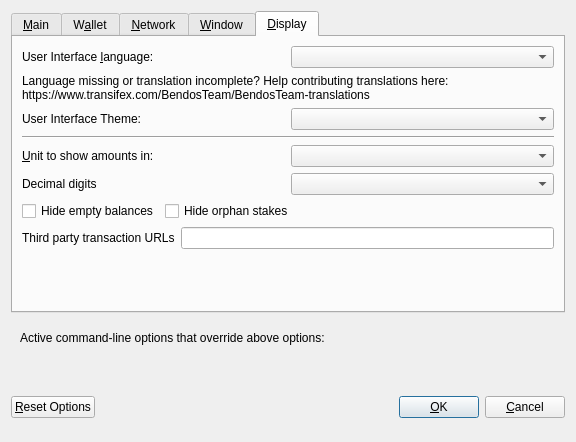
<?xml version="1.0" encoding="UTF-8"?>
<ui version="4.0">
 <class>OptionsDialog</class>
 <widget class="QDialog" name="OptionsDialog">
  <property name="geometry">
   <rect>
    <x>0</x>
    <y>0</y>
    <width>576</width>
    <height>442</height>
   </rect>
  </property>
  <property name="windowTitle">
   <string>Options</string>
  </property>
  <property name="modal">
   <bool>true</bool>
  </property>
  <layout class="QVBoxLayout" name="verticalLayout">
   <item>
    <widget class="QTabWidget" name="tabWidget">
     <property name="currentIndex">
      <number>4</number>
     </property>
     <widget class="QWidget" name="tabMain">
      <attribute name="title">
       <string>&amp;Main</string>
      </attribute>
      <layout class="QVBoxLayout" name="verticalLayout_Main">
       <item>
        <widget class="QCheckBox" name="bitcoinAtStartup">
         <property name="toolTip">
          <string>Automatically start BDS after logging in to the system.</string>
         </property>
         <property name="text">
          <string>&amp;Start BDS on system login</string>
         </property>
        </widget>
       </item>
       <item>
        <layout class="QHBoxLayout" name="horizontalLayout_2_Main">
         <item>
          <widget class="QLabel" name="databaseCacheLabel">
           <property name="text">
            <string>Size of &amp;database cache</string>
           </property>
           <property name="textFormat">
            <enum>Qt::PlainText</enum>
           </property>
           <property name="buddy">
            <cstring>databaseCache</cstring>
           </property>
          </widget>
         </item>
         <item>
          <widget class="QSpinBox" name="databaseCache"/>
         </item>
         <item>
          <widget class="QLabel" name="databaseCacheUnitLabel">
           <property name="text">
            <string>MB</string>
           </property>
           <property name="textFormat">
            <enum>Qt::PlainText</enum>
           </property>
          </widget>
         </item>
         <item>
          <spacer name="horizontalSpacer_2_Main">
           <property name="orientation">
            <enum>Qt::Horizontal</enum>
           </property>
           <property name="sizeHint" stdset="0">
            <size>
             <width>40</width>
             <height>20</height>
            </size>
           </property>
          </spacer>
         </item>
        </layout>
       </item>
       <item>
        <layout class="QHBoxLayout" name="horizontalLayout_3_Main">
         <item>
          <widget class="QLabel" name="threadsScriptVerifLabel">
           <property name="text">
            <string>Number of script &amp;verification threads</string>
           </property>
           <property name="textFormat">
            <enum>Qt::PlainText</enum>
           </property>
           <property name="buddy">
            <cstring>threadsScriptVerif</cstring>
           </property>
          </widget>
         </item>
         <item>
          <widget class="QSpinBox" name="threadsScriptVerif">
           <property name="toolTip">
            <string>(0 = auto, &lt;0 = leave that many cores free)</string>
           </property>
          </widget>
         </item>
         <item>
          <spacer name="horizontalSpacer_3_Main">
           <property name="orientation">
            <enum>Qt::Horizontal</enum>
           </property>
           <property name="sizeHint" stdset="0">
            <size>
             <width>40</width>
             <height>20</height>
            </size>
           </property>
          </spacer>
         </item>
        </layout>
       </item>
       <item>
        <spacer name="verticalSpacer_2">
         <property name="orientation">
          <enum>Qt::Vertical</enum>
         </property>
         <property name="sizeHint" stdset="0">
          <size>
           <width>20</width>
           <height>40</height>
          </size>
         </property>
        </spacer>
       </item>
       <item>
        <layout class="QHBoxLayout" name="horiz-autominting-layout">
         <item>
          <widget class="QCheckBox" name="checkBoxZeromintEnable">
           <property name="toolTip">
            <string>Enable automatic minting of BDS units to zBDS</string>
           </property>
           <property name="layoutDirection">
            <enum>Qt::LeftToRight</enum>
           </property>
           <property name="text">
            <string>Enable zBDS Automint</string>
           </property>
          </widget>
         </item>
         <item>
          <widget class="QCheckBox" name="checkBoxZeromintAddresses">
           <property name="toolTip">
            <string>Enable automatic zBDS minting from specific addresses</string>
           </property>
           <property name="layoutDirection">
            <enum>Qt::LeftToRight</enum>
           </property>
           <property name="text">
            <string>Enable Automint Addresses</string>
           </property>
          </widget>
         </item>
        </layout>
       </item>
       <item>
        <layout class="QHBoxLayout" name="horizontalLayout_3">
         <item>
          <widget class="QLabel" name="percentage_label">
           <property name="toolTip">
            <string>Percentage of incoming BDS which get automatically converted to zBDS via Zerocoin Protocol (min: 10%)</string>
           </property>
           <property name="text">
            <string>Percentage of autominted zBDS</string>
           </property>
          </widget>
         </item>
         <item>
          <widget class="QSpinBox" name="zeromintPercentage">
           <property name="minimum">
            <number>1</number>
           </property>
           <property name="maximum">
            <number>100</number>
           </property>
          </widget>
         </item>
        </layout>
       </item>
       <item>
        <layout class="QHBoxLayout" name="horizontalLayout" stretch="0,0">
         <property name="sizeConstraint">
          <enum>QLayout::SetFixedSize</enum>
         </property>
         <item>
          <widget class="QLabel" name="labelPreferredDenom">
           <property name="maximumSize">
            <size>
             <width>16777215</width>
             <height>16777215</height>
            </size>
           </property>
           <property name="toolTip">
            <string>Wait with automatic conversion to Zerocoin until enough BDS for this denomination is available</string>
           </property>
           <property name="text">
            <string>Preferred Automint zBDS Denomination</string>
           </property>
          </widget>
         </item>
         <item>
          <widget class="QComboBox" name="preferredDenom">
           <property name="maximumSize">
            <size>
             <width>16777215</width>
             <height>27</height>
            </size>
           </property>
           <property name="toolTip">
            <string>Wait with automatic conversion to Zerocoin until enough BDS for this denomination is available</string>
           </property>
           <property name="maxVisibleItems">
            <number>9</number>
           </property>
           <property name="maxCount">
            <number>9</number>
           </property>
          </widget>
         </item>
        </layout>
       </item>
      </layout>
     </widget>
     <widget class="QWidget" name="tabWallet">
      <attribute name="title">
       <string>W&amp;allet</string>
      </attribute>
      <layout class="QVBoxLayout" name="verticalLayout_Wallet">
       <item>
        <layout class="QHBoxLayout" name="horizontalLayout_2_Wallet">
         <item>
          <widget class="QLabel" name="labelStakeSplitThresholdText">
           <property name="text">
            <string>Stake split threshold:</string>
           </property>
          </widget>
         </item>
         <item>
          <widget class="QSpinBox" name="spinBoxStakeSplitThreshold">
           <property name="minimum">
            <number>1</number>
           </property>
           <property name="maximum">
            <number>999999</number>
           </property>
          </widget>
         </item>
        </layout>
       </item>
       <item>
        <widget class="QGroupBox" name="groupBox">
         <property name="title">
          <string>Expert</string>
         </property>
         <layout class="QVBoxLayout" name="verticalLayout_2">
          <item>
           <widget class="QCheckBox" name="coinControlFeatures">
            <property name="toolTip">
             <string>Whether to show coin control features or not.</string>
            </property>
            <property name="text">
             <string>Enable coin &amp;control features</string>
            </property>
           </widget>
          </item>
          <item>
           <widget class="QCheckBox" name="showMasternodesTab">
            <property name="toolTip">
             <string>Show additional tab listing all your masternodes in first sub-tab&lt;br/&gt;and all masternodes on the network in second sub-tab.</string>
            </property>
            <property name="text">
             <string>Show Masternodes Tab</string>
            </property>
           </widget>
          </item>
          <item>
           <widget class="QCheckBox" name="spendZeroConfChange">
            <property name="toolTip">
             <string>If you disable the spending of unconfirmed change, the change from a transaction&lt;br/&gt;cannot be used until that transaction has at least one confirmation.&lt;br/&gt;This also affects how your balance is computed.</string>
            </property>
            <property name="text">
             <string>&amp;Spend unconfirmed change</string>
            </property>
           </widget>
          </item>
         </layout>
        </widget>
       </item>
       <item>
        <spacer name="verticalSpacer_Wallet">
         <property name="orientation">
          <enum>Qt::Vertical</enum>
         </property>
         <property name="sizeHint" stdset="0">
          <size>
           <width>20</width>
           <height>40</height>
          </size>
         </property>
        </spacer>
       </item>
      </layout>
     </widget>
     <widget class="QWidget" name="tabNetwork">
      <attribute name="title">
       <string>&amp;Network</string>
      </attribute>
      <layout class="QVBoxLayout" name="verticalLayout_Network">
       <item>
        <widget class="QCheckBox" name="mapPortUpnp">
         <property name="toolTip">
          <string>Automatically open the BDS client port on the router. This only works when your router supports UPnP and it is enabled.</string>
         </property>
         <property name="text">
          <string>Map port using &amp;UPnP</string>
         </property>
        </widget>
       </item>
       <item>
        <widget class="QCheckBox" name="allowIncoming">
         <property name="toolTip">
          <string>Accept connections from outside</string>
         </property>
         <property name="text">
          <string>Allow incoming connections</string>
         </property>
        </widget>
       </item>
       <item>
        <widget class="QCheckBox" name="connectSocks">
         <property name="toolTip">
          <string>Connect to the BDS network through a SOCKS5 proxy.</string>
         </property>
         <property name="text">
          <string>&amp;Connect through SOCKS5 proxy (default proxy):</string>
         </property>
        </widget>
       </item>
       <item>
        <layout class="QHBoxLayout" name="horizontalLayout_1_Network">
         <item>
          <widget class="QLabel" name="proxyIpLabel">
           <property name="text">
            <string>Proxy &amp;IP:</string>
           </property>
           <property name="textFormat">
            <enum>Qt::PlainText</enum>
           </property>
           <property name="buddy">
            <cstring>proxyIp</cstring>
           </property>
          </widget>
         </item>
         <item>
          <widget class="QValidatedLineEdit" name="proxyIp">
           <property name="minimumSize">
            <size>
             <width>140</width>
             <height>0</height>
            </size>
           </property>
           <property name="maximumSize">
            <size>
             <width>140</width>
             <height>16777215</height>
            </size>
           </property>
           <property name="toolTip">
            <string>IP address of the proxy (e.g. IPv4: 127.0.0.1 / IPv6: ::1)</string>
           </property>
          </widget>
         </item>
         <item>
          <widget class="QLabel" name="proxyPortLabel">
           <property name="text">
            <string>&amp;Port:</string>
           </property>
           <property name="textFormat">
            <enum>Qt::PlainText</enum>
           </property>
           <property name="buddy">
            <cstring>proxyPort</cstring>
           </property>
          </widget>
         </item>
         <item>
          <widget class="QLineEdit" name="proxyPort">
           <property name="minimumSize">
            <size>
             <width>55</width>
             <height>0</height>
            </size>
           </property>
           <property name="maximumSize">
            <size>
             <width>55</width>
             <height>16777215</height>
            </size>
           </property>
           <property name="toolTip">
            <string>Port of the proxy (e.g. 9050)</string>
           </property>
          </widget>
         </item>
         <item>
          <spacer name="horizontalSpacer_1_Network">
           <property name="orientation">
            <enum>Qt::Horizontal</enum>
           </property>
           <property name="sizeHint" stdset="0">
            <size>
             <width>40</width>
             <height>20</height>
            </size>
           </property>
          </spacer>
         </item>
        </layout>
       </item>
       <item>
        <spacer name="verticalSpacer_Network">
         <property name="orientation">
          <enum>Qt::Vertical</enum>
         </property>
         <property name="sizeHint" stdset="0">
          <size>
           <width>20</width>
           <height>40</height>
          </size>
         </property>
        </spacer>
       </item>
      </layout>
     </widget>
     <widget class="QWidget" name="tabWindow">
      <attribute name="title">
       <string>&amp;Window</string>
      </attribute>
      <layout class="QVBoxLayout" name="verticalLayout_Window">
       <item>
        <widget class="QCheckBox" name="minimizeToTray">
         <property name="toolTip">
          <string>Show only a tray icon after minimizing the window.</string>
         </property>
         <property name="text">
          <string>&amp;Minimize to the tray instead of the taskbar</string>
         </property>
        </widget>
       </item>
       <item>
        <widget class="QCheckBox" name="minimizeOnClose">
         <property name="toolTip">
          <string>Minimize instead of exit the application when the window is closed. When this option is enabled, the application will be closed only after selecting Quit in the menu.</string>
         </property>
         <property name="text">
          <string>M&amp;inimize on close</string>
         </property>
        </widget>
       </item>
       <item>
        <spacer name="verticalSpacer_Window">
         <property name="orientation">
          <enum>Qt::Vertical</enum>
         </property>
         <property name="sizeHint" stdset="0">
          <size>
           <width>20</width>
           <height>40</height>
          </size>
         </property>
        </spacer>
       </item>
      </layout>
     </widget>
     <widget class="QWidget" name="tabDisplay">
      <attribute name="title">
       <string>&amp;Display</string>
      </attribute>
      <layout class="QVBoxLayout" name="verticalLayout_Display">
       <item>
        <layout class="QHBoxLayout" name="horizontalLayout_1_Display">
         <item>
          <widget class="QLabel" name="langLabel">
           <property name="text">
            <string>User Interface &amp;language:</string>
           </property>
           <property name="textFormat">
            <enum>Qt::PlainText</enum>
           </property>
           <property name="buddy">
            <cstring>lang</cstring>
           </property>
          </widget>
         </item>
         <item>
          <widget class="QValueComboBox" name="lang">
           <property name="toolTip">
            <string>The user interface language can be set here. This setting will take effect after restarting BDS.</string>
           </property>
          </widget>
         </item>
        </layout>
       </item>
       <item>
        <widget class="QLabel" name="label_3">
         <property name="toolTip">
          <string notr="true"/>
         </property>
         <property name="statusTip">
          <string notr="true"/>
         </property>
         <property name="whatsThis">
          <string notr="true"/>
         </property>
         <property name="accessibleName">
          <string notr="true"/>
         </property>
         <property name="text">
          <string>Language missing or translation incomplete? Help contributing translations here:
https://www.transifex.com/BendosTeam/BendosTeam-translations</string>
         </property>
         <property name="wordWrap">
          <bool>true</bool>
         </property>
         <property name="openExternalLinks">
          <bool>true</bool>
         </property>
         <property name="textInteractionFlags">
          <set>Qt::TextBrowserInteraction</set>
         </property>
        </widget>
       </item>
       <item>
        <layout class="QHBoxLayout" name="horizontalLayout_2_Display" stretch="0,0">
         <item>
          <widget class="QLabel" name="themeLabel">
           <property name="text">
            <string>User Interface Theme:</string>
           </property>
          </widget>
         </item>
         <item>
          <widget class="QValueComboBox" name="theme"/>
         </item>
        </layout>
       </item>
       <item>
        <widget class="Line" name="line">
         <property name="orientation">
          <enum>Qt::Horizontal</enum>
         </property>
        </widget>
       </item>
       <item>
        <layout class="QHBoxLayout" name="horizontalLayout_3_Display">
         <item>
          <widget class="QLabel" name="unitLabel">
           <property name="text">
            <string>&amp;Unit to show amounts in:</string>
           </property>
           <property name="textFormat">
            <enum>Qt::PlainText</enum>
           </property>
           <property name="buddy">
            <cstring>unit</cstring>
           </property>
          </widget>
         </item>
         <item>
          <widget class="QValueComboBox" name="unit">
           <property name="toolTip">
            <string>Choose the default subdivision unit to show in the interface and when sending coins.</string>
           </property>
          </widget>
         </item>
        </layout>
       </item>
       <item>
        <layout class="QHBoxLayout" name="horizontalLayout_4_Display">
         <item>
          <widget class="QLabel" name="digitsLabel">
           <property name="text">
            <string>Decimal digits</string>
           </property>
          </widget>
         </item>
         <item>
          <widget class="QValueComboBox" name="digits"/>
         </item>
        </layout>
       </item>
       <item>
        <layout class="QHBoxLayout" name="horizontalLayout_5_Display">
         <item>
          <widget class="QCheckBox" name="checkBoxHideZeroBalances">
           <property name="toolTip">
            <string>Hide empty balances</string>
           </property>
           <property name="layoutDirection">
            <enum>Qt::LeftToRight</enum>
           </property>
           <property name="text">
            <string>Hide empty balances</string>
           </property>
          </widget>
         </item>
         <item>
          <widget class="QCheckBox" name="checkBoxHideOrphans">
           <property name="toolTip">
            <string>Hide orphan stakes in transaction lists</string>
           </property>
           <property name="text">
            <string>Hide orphan stakes</string>
           </property>
          </widget>
         </item>
         <item>
          <spacer name="horizontalSpacer">
           <property name="orientation">
            <enum>Qt::Horizontal</enum>
           </property>
           <property name="sizeHint" stdset="0">
            <size>
             <width>40</width>
             <height>20</height>
            </size>
           </property>
          </spacer>
         </item>
        </layout>
       </item>
       <item>
        <layout class="QHBoxLayout" name="horizontalLayout_6_Display">
         <item>
          <widget class="QLabel" name="thirdPartyTxUrlsLabel">
           <property name="toolTip">
            <string>Third party URLs (e.g. a block explorer) that appear in the transactions tab as context menu items. %s in the URL is replaced by transaction hash. Multiple URLs are separated by vertical bar |.</string>
           </property>
           <property name="text">
            <string>Third party transaction URLs</string>
           </property>
           <property name="buddy">
            <cstring>thirdPartyTxUrls</cstring>
           </property>
          </widget>
         </item>
         <item>
          <widget class="QLineEdit" name="thirdPartyTxUrls">
           <property name="toolTip">
            <string>Third party URLs (e.g. a block explorer) that appear in the transactions tab as context menu items. %s in the URL is replaced by transaction hash. Multiple URLs are separated by vertical bar |.</string>
           </property>
          </widget>
         </item>
        </layout>
       </item>
       <item>
        <spacer name="verticalSpacer">
         <property name="orientation">
          <enum>Qt::Vertical</enum>
         </property>
         <property name="sizeHint" stdset="0">
          <size>
           <width>20</width>
           <height>40</height>
          </size>
         </property>
        </spacer>
       </item>
      </layout>
     </widget>
    </widget>
   </item>
   <item>
    <widget class="QFrame" name="frame">
     <layout class="QVBoxLayout" name="verticalLayout_Bottom">
      <item>
       <layout class="QHBoxLayout" name="horizontalLayout_Bottom">
        <item>
         <widget class="QLabel" name="overriddenByCommandLineInfoLabel">
          <property name="text">
           <string>Active command-line options that override above options:</string>
          </property>
          <property name="textFormat">
           <enum>Qt::PlainText</enum>
          </property>
         </widget>
        </item>
        <item>
         <spacer name="horizontalSpacer_Bottom">
          <property name="orientation">
           <enum>Qt::Horizontal</enum>
          </property>
          <property name="sizeHint" stdset="0">
           <size>
            <width>40</width>
            <height>20</height>
           </size>
          </property>
         </spacer>
        </item>
       </layout>
      </item>
      <item>
       <widget class="QLabel" name="overriddenByCommandLineLabel">
        <property name="text">
         <string/>
        </property>
        <property name="textFormat">
         <enum>Qt::PlainText</enum>
        </property>
        <property name="wordWrap">
         <bool>true</bool>
        </property>
       </widget>
      </item>
     </layout>
    </widget>
   </item>
   <item>
    <layout class="QHBoxLayout" name="horizontalLayout_Buttons">
     <item>
      <widget class="QPushButton" name="resetButton">
       <property name="toolTip">
        <string>Reset all client options to default.</string>
       </property>
       <property name="text">
        <string>&amp;Reset Options</string>
       </property>
       <property name="autoDefault">
        <bool>false</bool>
       </property>
      </widget>
     </item>
     <item>
      <spacer name="horizontalSpacer_1">
       <property name="orientation">
        <enum>Qt::Horizontal</enum>
       </property>
       <property name="sizeHint" stdset="0">
        <size>
         <width>40</width>
         <height>48</height>
        </size>
       </property>
      </spacer>
     </item>
     <item>
      <widget class="QLabel" name="statusLabel">
       <property name="minimumSize">
        <size>
         <width>200</width>
         <height>0</height>
        </size>
       </property>
       <property name="font">
        <font>
         <weight>75</weight>
         <bold>true</bold>
        </font>
       </property>
       <property name="text">
        <string/>
       </property>
       <property name="textFormat">
        <enum>Qt::PlainText</enum>
       </property>
       <property name="wordWrap">
        <bool>true</bool>
       </property>
      </widget>
     </item>
     <item>
      <spacer name="horizontalSpacer_2">
       <property name="orientation">
        <enum>Qt::Horizontal</enum>
       </property>
       <property name="sizeHint" stdset="0">
        <size>
         <width>40</width>
         <height>48</height>
        </size>
       </property>
      </spacer>
     </item>
     <item>
      <widget class="QPushButton" name="okButton">
       <property name="text">
        <string>&amp;OK</string>
       </property>
       <property name="autoDefault">
        <bool>false</bool>
       </property>
       <property name="default">
        <bool>true</bool>
       </property>
      </widget>
     </item>
     <item>
      <widget class="QPushButton" name="cancelButton">
       <property name="text">
        <string>&amp;Cancel</string>
       </property>
       <property name="autoDefault">
        <bool>false</bool>
       </property>
      </widget>
     </item>
    </layout>
   </item>
  </layout>
 </widget>
 <customwidgets>
  <customwidget>
   <class>QValidatedLineEdit</class>
   <extends>QLineEdit</extends>
   <header>qvalidatedlineedit.h</header>
  </customwidget>
  <customwidget>
   <class>QValueComboBox</class>
   <extends>QComboBox</extends>
   <header>qvaluecombobox.h</header>
  </customwidget>
 </customwidgets>
 <resources/>
 <connections/>
</ui>
